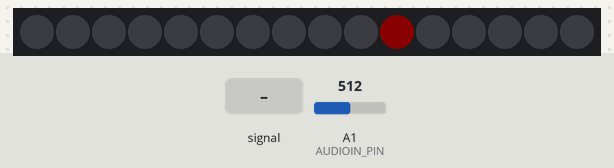
This sketch was run on a simulated Arduino Uno, built with avr-gcc and run on an emulated ATmega328P. Parts: 16 RGB LEDs in strip order, left to right. Inputs (shaded band) come from the test bench; at power-on: A1 (AUDIOIN_PIN) = 512. Dim RGB values are drawn brighter than linear.

Above: at 1.29 s.
1.3 s: A1 (AUDIOIN_PIN) fed a 2 Hz sine of ±306 counts around its level
At 2.15 s:
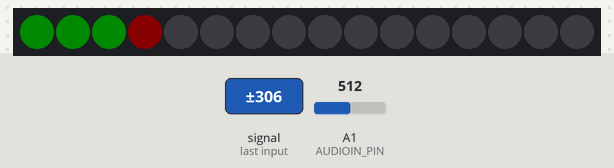
3.4 s: A1 (AUDIOIN_PIN) set to 716
At 4.0 s:
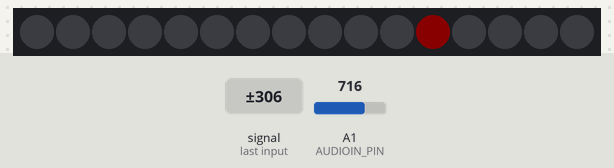
6.4 s: A1 (AUDIOIN_PIN) set to 10
At 7.2 s:
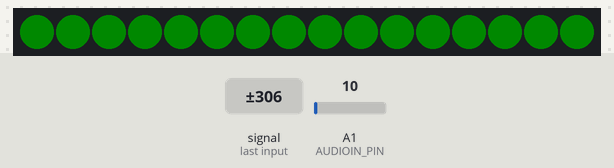
8.0 s: A1 (AUDIOIN_PIN) set to 17
9.5 s: A1 (AUDIOIN_PIN) set to 22
At 9.95 s:
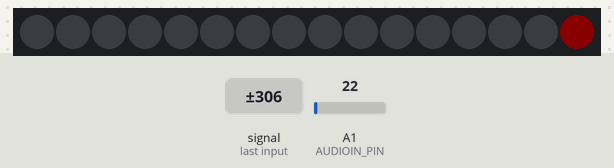
11.5 s: A1 (AUDIOIN_PIN) set to 0
At 12.7 s:
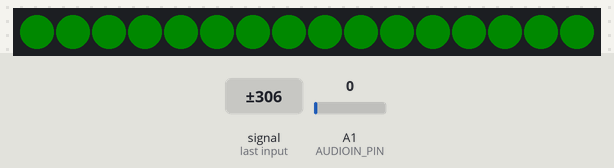
Timing chart, 0 to 14.1 s (numbered marks = the images above; inputs shaded):
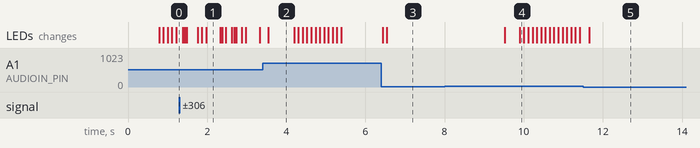

Measured:
- the behaviour switches between 19 and 20 on A1 (AUDIOIN_PIN) (found by bisection; images 3 and 4)
- after the input at 1.3 s, the LEDs: first differ from a run without the input after 0.14 s (image 1 shows a later state)
- after the input at 6.4 s, the LEDs: first change at once (image 3 shows a later state)
- after the input at 8.0 s, every drawn part: stays the same
- after the input at 9.5 s, the LEDs: first change at once (image 4 shows a later state)
- after the input at 11.5 s, the LEDs: change after 0.16 s (image 5)
- what the display in image 2 shows lasts 0.7 s, from 3.5 s to 4.2 s

The sketch:

visualizer.ino
```cpp
// (licence header left out)
#include <Adafruit_NeoPixel.h>

/**
 * Audio config
 */
#define AUDIOIN_PIN      1     // The PIN where the audio source is connected to.
#define SAMPLE_WINDOW    25    // Sample window (ms) for the average volume level
#define PEAK_HANG        24    // Time of pause before the peak dot falls
#define PEAK_FALL        4     // Rate of falling peak dot
#define INPUT_FLOOR      20    // Lower range of analogRead input. Might have to be increased if you use a microphone
#define INPUT_CEILING    800   // Upper range of analogRead input. The lower the value, the more sensitive. Max value: 1023

/**
 * NeoPixel config
 */
#define NEOPIXEL_PIN     0     // NeoPixels are connected at PIN 0
#define NUM_NEOPIXELS    16    // The amount of NeoPixels
#define BRIGHTNESS       10    // 0-150. Pixel brightness. NeoPixels (RGBW) can be really(!) bright, so I set this low. Increase if needed.
#define DIRECTION        0     // Change the pixel direction. 0 = left (default); 1 = right
#define BLINK_W          1     // ONLY FOR RGBW AND GRBW NeoPixels! EXPERIMENTAL
#define BLINK_HANG       12    // Time of pause before blink tolerance falls
#define BLINK_FALL       4     // Rate of falling blink tolerance

Adafruit_NeoPixel pixels = Adafruit_NeoPixel(NUM_NEOPIXELS, NEOPIXEL_PIN, NEO_GRBW + NEO_KHZ800); // This setup is for a NeoPixel GRBW Ring with 16 LEDs

/**
 * Global variables
 */
byte peak = 16;           // Peak level of column; used for falling dots
unsigned int sample;      // Sample data
byte dotCount = 0;        // Frame counter for peak dot
byte dotHangCount = 0;    // Frame counter for holding peak dot

byte blinkTolerance = 16; // Peak tolerance level for blinking
byte blinkCount = 0;      // Frame counter for blink value
byte blinkHangCount = 0;  // Frame counter for keepink blink tolerance up

unsigned int bl = 0;      // White blink value
unsigned int last_c = 0;  // Last c value

float fscale(float originalMin, float originalMax, float newBegin, float newEnd, float inputValue, float curve);


void setup() {
  pixels.begin();
  pixels.setBrightness(BRIGHTNESS);

  // clear
  pixels.show();
}

void loop() {
  unsigned int c;

  //turn all pixels off
  drawLine(0, NUM_NEOPIXELS - 1, pixels.Color(0, 0, 0, bl));

  float peak2peak = readSample();

  //Scale the input logarithmically
  c = fscale(INPUT_FLOOR, INPUT_CEILING, 0, NUM_NEOPIXELS, peak2peak, 2);

  updateBlink(c);

  updatePeak(c);

  //if there is any signal - fill pixels
  if (c > 0) drawLine(DIRECTION * NUM_NEOPIXELS,
                      DIRECTION * (NUM_NEOPIXELS - 2 * c + 1) + c - 1,
                      pixels.Color(0, 255, 0, bl));

  pixels.show();
}

/**
 * Update white blink value
 */
void updateBlink(unsigned int c) {
  if (BLINK_W == 0) return;
  if (blinkTolerance > 0) {
    if (blinkHangCount > BLINK_HANG) { //time is up, blink tolerance must fall
      if (++blinkCount >= BLINK_FALL) {
        blinkTolerance--;
        blinkCount = 0;
      }
    } else {
      blinkHangCount++;
    }
  }

  if (c > blinkTolerance) {
    blinkTolerance = c;
    blinkHangCount = 0;
  }

  if ((DIRECTION == 0 && c > 4) || (DIRECTION == 1 && c < 12)) {
    if (c > last_c + 2) {
      bl = 255;
    }
  }
  if (bl < 20) bl = 0;
  else bl -= 50;
  last_c = c;
}

/**
 * Update peak position depending on
 * peak hang time and fall rate
 */
void updatePeak(unsigned int c) {
  if (peak > 0) {
    if (dotHangCount > PEAK_HANG) { //time is up, peak dot must fall
      if (++dotCount >= PEAK_FALL) { //fall rate
        peak--;
        dotCount = 0;
      }
    } else {
      dotHangCount++;
    }
  }

  //new peak
  if (c > peak) {
    peak = c + 1;
    dotHangCount = 0; //reset dot hang counter
  }

  pixels.setPixelColor(DIRECTION * (NUM_NEOPIXELS - 2 * peak + 1) + peak - 1, 255, 0, 0, bl);
}

/**
 * Read a sample from the audio source and
 * return the peak to peak amplitude
 */
float readSample() {
  unsigned int signalMax = 0;
  unsigned int signalMin = 1023;
  unsigned long startMillis = millis();

  while (millis() - startMillis < SAMPLE_WINDOW) {
    sample = analogRead(AUDIOIN_PIN) - INPUT_FLOOR;

    //toss out spurious readings
    if (sample > 1023) continue;

    if (sample > signalMax) signalMax = sample;
    else if (sample < signalMin) signalMin = sample;
  }
  return signalMax - signalMin;
}

/**
 * Used to draw a line between two points of a given color
 */
void drawLine(uint8_t from, uint8_t to, uint32_t c) {
  uint8_t fromTemp;
  if (from > to) {
    fromTemp = from;
    from = to;
    to = fromTemp;
  }
  for(int i = from; i <= to; i++) {
    pixels.setPixelColor(i, c);
  }
}

float fscale(float originalMin, float originalMax, float newBegin, float newEnd, float inputValue, float curve) {
  float OriginalRange = 0;
  float NewRange = 0;
  float zeroRefCurVal = 0;
  float normalizedCurVal = 0;
  float rangedValue = 0;
  boolean invFlag = 0;

  // condition curve parameter
  // limit range
  if (curve > 10) curve = 10;
  if (curve < -10) curve = -10;

  curve = (curve * -.1) ; // - invert and scale - this seems more intuitive - postive numbers give more weight to high end on output
  curve = pow(10, curve); // convert linear scale into lograthimic exponent for other pow function

  // Check for out of range inputValues
  if (inputValue < originalMin) {
    inputValue = originalMin;
  }
  if (inputValue > originalMax) {
    inputValue = originalMax;
  }

  // Zero Refference the values
  OriginalRange = originalMax - originalMin;

  if (newEnd > newBegin) {
    NewRange = newEnd - newBegin;
  } else {
    NewRange = newBegin - newEnd;
    invFlag = 1;
  }

  zeroRefCurVal = inputValue - originalMin;
  normalizedCurVal  =  zeroRefCurVal / OriginalRange;   // normalize to 0 - 1 float

  // Check for originalMin > originalMax  - the math for all other cases i.e. negative numbers seems to work out fine
  if (originalMin > originalMax) {
    return 0;
  }

  if (invFlag == 0) {
    rangedValue = (pow(normalizedCurVal, curve) * NewRange) + newBegin;
  } else {    // invert the ranges
    rangedValue =  newBegin - (pow(normalizedCurVal, curve) * NewRange);
  }

  return rangedValue;
}
```
